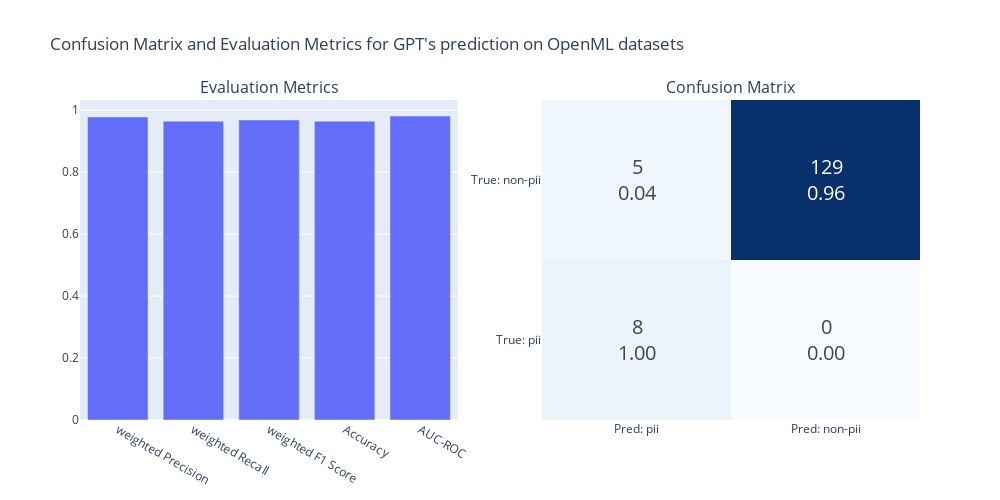

Source (notebook cell):
### Code cell
plot_gpt_results(results_openml_pii, title="GPT's prediction on OpenML datasets")

### Figure 1 — Plotly figure (JSON) as saved in the notebook; plotly's stock layout.template omitted (floating-point values rounded to 4 significant figures)
{"data": [{"showlegend": false, "type": "bar", "x": ["weighted Precision", "weighted Recall", "weighted F1 Score", "Accuracy", "AUC-ROC"], "xaxis": "x", "y": [0.9783, 0.9648, 0.9686, 0.9648, 0.9813], "yaxis": "y"}, {"colorscale": [[0, "rgb(247,251,255)"], [0.125, "rgb(222,235,247)"], [0.25, "rgb(198,219,239)"], [0.375, "rgb(158,202,225)"], [0.5, "rgb(107,174,214)"], [0.625, "rgb(66,146,198)"], [0.75, "rgb(33,113,181)"], [0.875, "rgb(8,81,156)"], [1, "rgb(8,48,107)"]], "showscale": false, "text": [["8<br>1.00", "0<br>0.00"], ["5<br>0.04", "129<br>0.96"]], "textfont": {"size": 20}, "texttemplate": "%{text}", "type": "heatmap", "x": ["Pred: pii", "Pred: non-pii"], "xaxis": "x2", "y": ["True: pii", "True: non-pii"], "yaxis": "y2", "z": [[8, 0], [5, 129]]}], "layout": {"annotations": [{"font": {"size": 16}, "showarrow": false, "text": "Evaluation Metrics", "x": 0.225, "xanchor": "center", "xref": "paper", "y": 1, "yanchor": "bottom", "yref": "paper"}, {"font": {"size": 16}, "showarrow": false, "text": "Confusion Matrix", "x": 0.775, "xanchor": "center", "xref": "paper", "y": 1, "yanchor": "bottom", "yref": "paper"}], "height": 500, "showlegend": false, "title": {"text": "Confusion Matrix and Evaluation Metrics for GPT's prediction on OpenML datasets"}, "width": 1000, "xaxis": {"anchor": "y", "domain": [0, 0.45]}, "xaxis2": {"anchor": "y2", "domain": [0.55, 1]}, "yaxis": {"anchor": "x", "domain": [0, 1]}, "yaxis2": {"anchor": "x2", "domain": [0, 1]}}}
